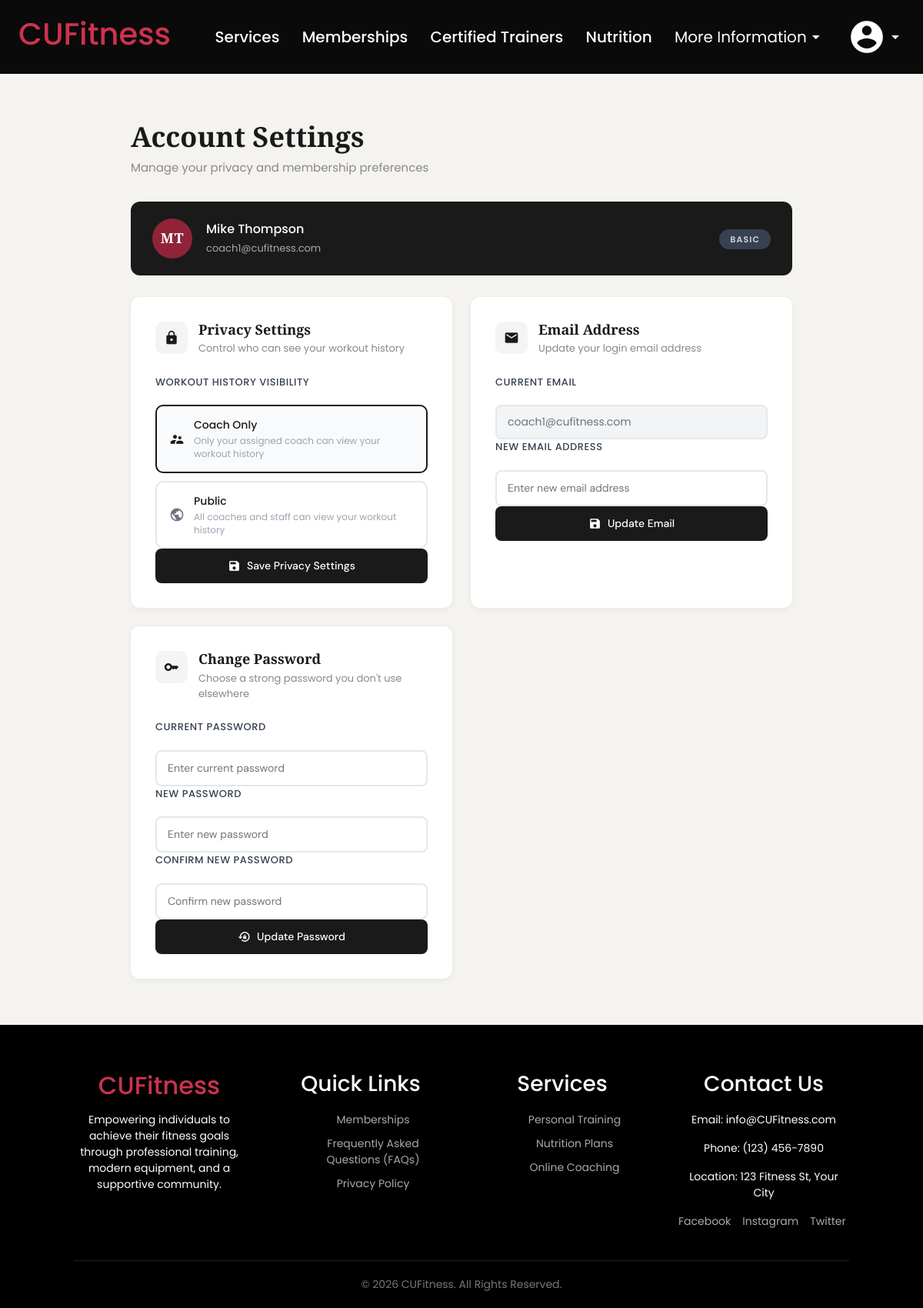
/user_settings/ (signed in), run on the app's committed database.
### CUFitness/models.py (models this page shows, shortened)
class CustomUser(AbstractBaseUser, PermissionsMixin):
    ROLE_CHOICES = [
        ('MEMBER', 'Member'),
        ('COACH', 'Coach'),
        ('STAFF', 'Staff'),
        ('ADMIN', 'Admin'),
    ]
    role = models.CharField(
        max_length=20,
        choices=ROLE_CHOICES,
        default='MEMBER',
        verbose_name='user role'
    )
    MEMBERSHIP_CHOICES = [
        ("BASIC", "Basic"),
        ("STANDARD", "Standard"),
        ("PLATINUM", "Platinum"),
        ("PER_SESSION", "Per Session"),
    ]
    email = models.EmailField(_("email address"), unique=True)
    first_name = models.CharField(_("first name"), max_length=50, default='')
    last_name = models.CharField(_("last name"), max_length=50, default='')
    membership= models.CharField(_("membership"), max_length=50, choices=MEMBERSHIP_CHOICES,default='BASIC')
    REQUEST_STATUS_CHOICES = [
        ('NONE', 'No Request'),
        ('PENDING', 'Pending Approval'),
        ('APPROVED', 'Approved'),
        ('REJECTED', 'Rejected'),
    ]
    coach_request_status = models.CharField(
        max_length=20,
        choices=REQUEST_STATUS_CHOICES,
        default='NONE',
        verbose_name='Coach request status'
    )
    WORKOUT_VISIBILITY_CHOICES = [
        ('PUBLIC', 'Public'),
        ('COACH_ONLY', 'Coach Only'),
    ]
    workout_visibility = models.CharField(
        max_length=20,
        choices=WORKOUT_VISIBILITY_CHOICES,
        default='COACH_ONLY',
        verbose_name='Workout history privacy setting'
    )
    is_staff = models.BooleanField(default=False)
    is_active = models.BooleanField(default=True)
    date_joined = models.DateTimeField(default=timezone.now)
    USERNAME_FIELD = "email"
    REQUIRED_FIELDS = []
    objects = CustomUserManager()
    class Meta:
        permissions = [
            ("can_ban_users", "Can ban users"),
            ("can_view_coach_requests", "Can view coach requests"),
            ("can_accept_coach_requests", "Can accept coach requests"),
            ("can_change_user_role", "Can change user role"),
            ("can_view_user_reports", "Can view user reports"),
        ]

### CUFitness/views.py (the view, shortened to what this page needs)
# urls.py: path('user_settings/', views.user_settings, name='settings'),
@login_required(login_url='login')
@user_passes_test(lambda user: is_member(user) or is_coach(user))
def user_settings(request):
    privacy_form = PrivacySettingsForm(instance=request.user)
    email_form = UpdateEmailForm(instance=request.user)
    password_form = UpdatePasswordForm(user=request.user)
    context = {
        'privacy_form': privacy_form,
        'email_form': email_form,
        'password_form': password_form,
        'coach_request_status': request.user.coach_request_status,
    }
    return render(request, 'CUFitness/user_profile/settings.html', context)

### CUFitness/forms.py (shortened to what this page needs)
class PrivacySettingsForm(forms.ModelForm):
    class Meta:
        model = CustomUser
        fields = ['workout_visibility']

class UpdateEmailForm(forms.ModelForm):
    class Meta:
        model = CustomUser
        fields = ['email']

### CUFitness/views.py (called while the page is built)
def is_member(user):
    return user.is_authenticated and user.role == 'MEMBER'

def is_coach(user):
    return user.is_authenticated and user.role == 'COACH'

### CUFitness/templates/CUFitness/user_profile/settings.html (shortened to what this page needs)
{% extends 'CUFitness/base.html' %}
{% load static %}
{% block extra_styles %}
<link rel="stylesheet" href="{% static 'settings.css' %}">
{% endblock %}
{% block content %}
<div class="settings-page">
    <div class="settings-wrapper">
        <div class="settings-header">
            <h1 class="settings-title">Account Settings</h1>
            <p class="settings-subtitle">Manage your privacy and membership preferences</p>
        </div>
        <div class="user-banner">
            <div class="user-avatar">
                {{ request.user.first_name|first }}{{ request.user.last_name|first }}
            </div>
            <div class="user-info">
                <span class="user-name">{{ request.user.first_name }} {{ request.user.last_name }}</span>
                <span class="user-email">{{ request.user.email }}</span>
            </div>
            <div class="user-membership">
                <span class="membership-badge {{ request.user.membership|lower }}">
                    {{ request.user.get_membership_display }}
                </span>
            </div>
        </div>
        <div class="settings-grid">
            <div class="settings-card">
                <div class="card-header">
                    <div class="card-icon">
                        <span class="material-icons">lock</span>
                    </div>
                    <div>
                        <h2 class="card-title">Privacy Settings</h2>
                        <p class="card-desc">Control who can see your workout history</p>
                    </div>
                </div>
                <form method="POST">
                    <div class="form-group">
                        <label class="form-label">Workout History Visibility</label>
                        <div class="radio-group">
                            <label class="radio-option {% if request.user.workout_visibility == 'COACH_ONLY' %}selected{% endif %}">
                                <div class="radio-content">
                                    <span class="material-icons radio-icon">supervisor_account</span>
                                    <div>
                                        <span class="radio-title">Coach Only</span>
                                        <span class="radio-desc">Only your assigned coach can view your workout history</span>
                                    </div>
                                </div>
                            </label>
                            <label class="radio-option {% if request.user.workout_visibility == 'PUBLIC' %}selected{% endif %}">
                                <div class="radio-content">
                                    <span class="material-icons radio-icon">public</span>
                                    <div>
                                        <span class="radio-title">Public</span>
                                        <span class="radio-desc">All coaches and staff can view your workout history</span>
                                    </div>
                                </div>
                            </label>
                        </div>
                    </div>
                    <button type="submit" name="privacy_submit" class="btn-primary">
                        <span class="material-icons">save</span>
                        Save Privacy Settings
                    </button>
                </form>
            </div>
            <div class="settings-card">
                <div class="card-header">
                    <div class="card-icon">
                        <span class="material-icons">email</span>
                    </div>
                    <div>
                        <h2 class="card-title">Email Address</h2>
                        <p class="card-desc">Update your login email address</p>
                    </div>
                </div>
                <form method="POST">
                    <div class="form-group">
                        <label class="form-label">Current Email</label>
                        <div class="current-value">{{ request.user.email }}</div>
                    </div>
                    <div class="form-group">
                        <label class="form-label" for="id_email">New Email Address</label>
                        <input type="email" name="email" id="id_email"
                               class="text-input" placeholder="Enter new email address" required>
                    </div>
                    <button type="submit" name="email_submit" class="btn-primary">
                        <span class="material-icons">save</span>
                        Update Email
                    </button>
                </form>
                </div>
                <div class="settings-card">
                <div class="card-header">
                    <div class="card-icon">
                        <span class="material-icons">key</span>
                    </div>
                    <div>
                        <h2 class="card-title">Change Password</h2>
                        <p class="card-desc">Choose a strong password you don't use elsewhere</p>
                    </div>
                </div>
                <form method="POST">
                    <div class="form-group">
                        <label class="form-label" for="id_old_password">Current Password</label>
                        <input type="password" name="old_password" id="id_old_password"
                               class="text-input" placeholder="Enter current password" required>
                    </div>
                    <div class="form-group">
                        <label class="form-label" for="id_new_password1">New Password</label>
                        <input type="password" name="new_password1" id="id_new_password1"
                               class="text-input" placeholder="Enter new password" required>
                    </div>
                    <div class="form-group">
                        <label class="form-label" for="id_new_password2">Confirm New Password</label>
                        <input type="password" name="new_password2" id="id_new_password2"
                               class="text-input" placeholder="Confirm new password" required>
                    </div>
                    <button type="submit" name="password_submit" class="btn-primary">
                        <span class="material-icons">lock_reset</span>
                        Update Password
                    </button>
                </form>
            </div>
        </div>
    </div>
</div>
{% endblock %}

### CUFitness/static/base.css (style rules this page uses)
* { margin: 0; padding: 0; box-sizing: border-box; font-family: 'Poppins', sans-serif; }
body { background-color: #111; color: #fff; }

### CUFitness/static/settings.css (style rules this page uses)
.settings-page { min-height: 100vh; background: #f5f3ef; padding: 60px 20px; font-family: 'DM Sans', sans-serif; }
.settings-wrapper { max-width: 860px; margin: 0 auto; }
.settings-header { margin-bottom: 32px; }
.settings-title { font-family: 'Playfair Display', Georgia, serif; font-size: 36px; font-weight: 700; color: #1a1a1a; margin: 0 0 8px; }
.settings-subtitle { font-size: 15px; color: #888; margin: 0; }
.user-banner { display: flex; align-items: center; gap: 18px; background: #1a1a1a; color: #fff; border-radius: 12px; padding: 22px 28px; margin-bottom: 28px; }
.user-avatar { width: 52px; height: 52px; border-radius: 50%; background: var(--color-primary, rgba(145, 35, 56, 1)); display: flex; align-items: center; justify-content: center; font-family: 'Playfair Display', serif; font-size: 18px; font-weight: 700; flex-shrink: 0; letter-spacing: 0.05em; }
.user-info { display: flex; flex-direction: column; gap: 3px; flex: 1; }
.user-name { font-size: 16px; font-weight: 500; }
.user-email { font-size: 13px; color: #aaa; }
.membership-badge { font-size: 11px; font-weight: 600; letter-spacing: 0.1em; text-transform: uppercase; padding: 5px 14px; border-radius: 20px; }
.membership-badge.basic { background: #374151; color: #d1d5db; }
.settings-grid { display: grid; grid-template-columns: 1fr 1fr; gap: 24px; }
.settings-card { background: #fff; border-radius: 12px; padding: 32px; box-shadow: 0 2px 8px rgba(0,0,0,0.06); display: flex; flex-direction: column; gap: 24px; }
.card-header { display: flex; align-items: flex-start; gap: 14px; }
.card-icon { width: 42px; height: 42px; border-radius: 10px; background: #f3f4f6; display: flex; align-items: center; justify-content: center; flex-shrink: 0; }
.card-icon .material-icons { font-size: 20px; color: #1a1a1a; }
.card-title { font-family: 'Playfair Display', serif; font-size: 18px; font-weight: 600; color: #1a1a1a; margin: 0 0 4px; }
.card-desc { font-size: 13px; color: #888; margin: 0; }
.form-group { display: flex; flex-direction: column; gap: 12px; }
.form-label { font-size: 13px; font-weight: 500; color: #374151; letter-spacing: 0.04em; text-transform: uppercase; }
.radio-group { display: flex; flex-direction: column; gap: 10px; }
.radio-option { display: flex; align-items: center; border: 2px solid #e5e7eb; border-radius: 10px; padding: 14px 16px; cursor: pointer; transition: border-color 0.2s, background 0.2s; }
.radio-option.selected, .radio-option:has(input:checked) { border-color: #1a1a1a; background: #f9fafb; }
.radio-content { display: flex; align-items: center; gap: 12px; width: 100%; }
.radio-icon { font-size: 20px; color: #6b7280; flex-shrink: 0; }
.radio-option.selected .radio-icon, .radio-option:has(input:checked) .radio-icon { color: #1a1a1a; }
.radio-title { display: block; font-size: 14px; font-weight: 500; color: #1a1a1a; margin-bottom: 2px; }
.radio-desc { display: block; font-size: 12px; color: #9ca3af; line-height: 1.4; }
.btn-primary, .btn-secondary { display: inline-flex; align-items: center; gap: 8px; padding: 12px 22px; border: none; border-radius: 8px; font-family: 'DM Sans', sans-serif; font-size: 14px; font-weight: 500; cursor: pointer; transition: background 0.2s, transform 0.15s; width: 100%; justify-content: center; }
.btn-primary { background: #1a1a1a; color: #fff; }
.btn-primary .material-icons, .btn-secondary .material-icons { font-size: 17px; }
.text-input { width: 100%; padding: 11px 14px; border: 2px solid #e5e7eb; border-radius: 8px; font-family: 'DM Sans', sans-serif; font-size: 14px; color: #1a1a1a; background: #fff; transition: border-color 0.2s; box-sizing: border-box; }
.current-value { font-size: 14px; color: #6b7280; background: #f3f4f6; padding: 10px 14px; border-radius: 8px; border: 2px solid #e5e7eb; }

### CUFitness/templates/CUFitness/base.html (style rules this page uses)
:root { --color-primary: rgba(145, 35, 56, 1); --color-accent: rgba(200, 180, 105, 1); --color-primary-hover: rgba(157, 37, 60, 1); --color-accent-hover: rgba(190, 170, 105, 1); }

### data on the page
CustomUser: user.first_name|first "M", user.last_name|first "T", user.first_name "Mike", user.last_name "Thompson", user.email "coach1@cufitness.com", user.membership "BASIC"
